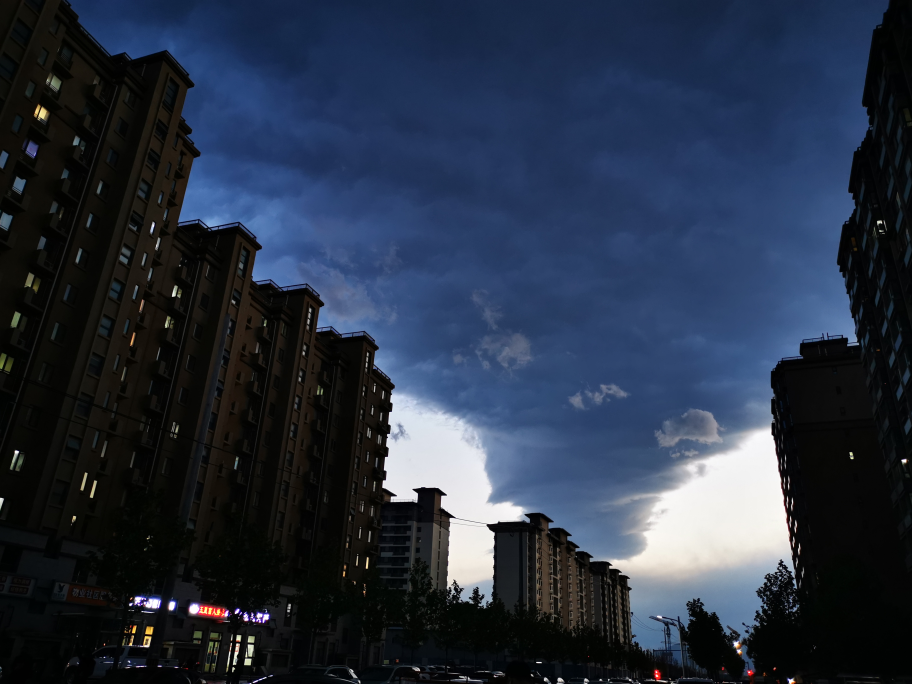
#> input picture datasets/lowlight/IMG_20200419_191100.jpg, 3648 x 2736 px (shown at 1/4 size)
$ python code1_invert_dehaze.py
#> lines starting #> are read from the running program, lines starting #| are printed output that depends on the picture
import os
import cv2
import numpy as np
import matplotlib.pyplot as plt

def invert_img(img):
    return 255 - img

def calc_dark_channel(img, patch_size):
    h, w = img.shape[:2]
    min_ch = np.min(img, axis=2)
    dark_channel = np.zeros((h, w))
    r = patch_size // 2
    for i in range(h):
        for j in range(w):
            top, bottom = max(0, i - r), min(i + r, h - 1)
            left, right = max(0, j - r), min(j + r, w - 1)
            dark_channel[i, j] = np.min(min_ch[top:bottom + 1, left:right + 1])
    return dark_channel

def calc_A(img, dark, topk=100):
    h, w = img.shape[:2]
    img_vec = img.reshape(h * w, 3)
    dark_vec = dark.reshape(h * w)
    idx = np.argsort(dark_vec)[::-1][:topk]
    candidate_vec = img_vec[idx, :]
    sum_vec = np.sum(candidate_vec, axis=1)
    atm_light = candidate_vec[np.argmax(sum_vec), :]
    return atm_light.astype(np.float32)

def calc_t(img, A, patch_size, omega):
    dark = calc_dark_channel(img / A, patch_size)
    t = 1 - omega * dark
    t[t < 0.5] = (t[t < 0.5] ** 2) * 2
    return t.astype(np.float32)

def calc_J(img, t, A):
    A = np.expand_dims(A, axis=[0, 1])
    t = np.expand_dims(t, axis=2)
    J = (img - A) / t + A
    J = np.clip(J, a_min=0, a_max=255).astype(np.uint8)
    return J

def lowlight_enhance(img, patch_size=3, omega=0.8):
    rev_img = invert_img(img)
    dark = calc_dark_channel(rev_img, patch_size)
    A = calc_A(rev_img, dark)
    t = calc_t(rev_img, A, patch_size, omega)
    J = calc_J(rev_img, t, A)
    enhanced = invert_img(J)
    return enhanced, rev_img, dark, t


if __name__ == "__main__":
    impath = "../datasets/lowlight/IMG_20200419_191100.jpg"
    lowlight = cv2.imread(impath)[:,:,::-1]
    h, w = lowlight.shape[:2]
#> h = 2736; w = 3648
    lowlight = cv2.resize(lowlight, (w//4, h//4))
#> lowlight: shape (684, 912, 3)
    enhanced, rev_img, dark, trans = lowlight_enhance(lowlight)
#> in invert_img, `return 255 - img`:
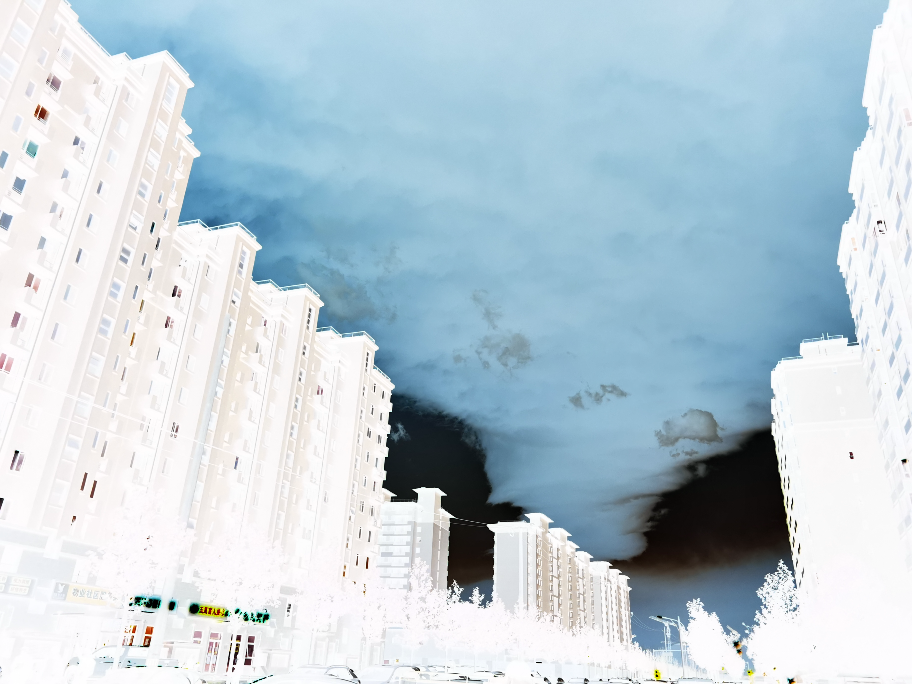
#> returned value: shape (684, 912, 3); mean of channels 0, 1, 2 215.4, 205.5, 188.1; drawn as B, G, R
#> after the loop in calc_dark_channel, `for i in range(h):`:
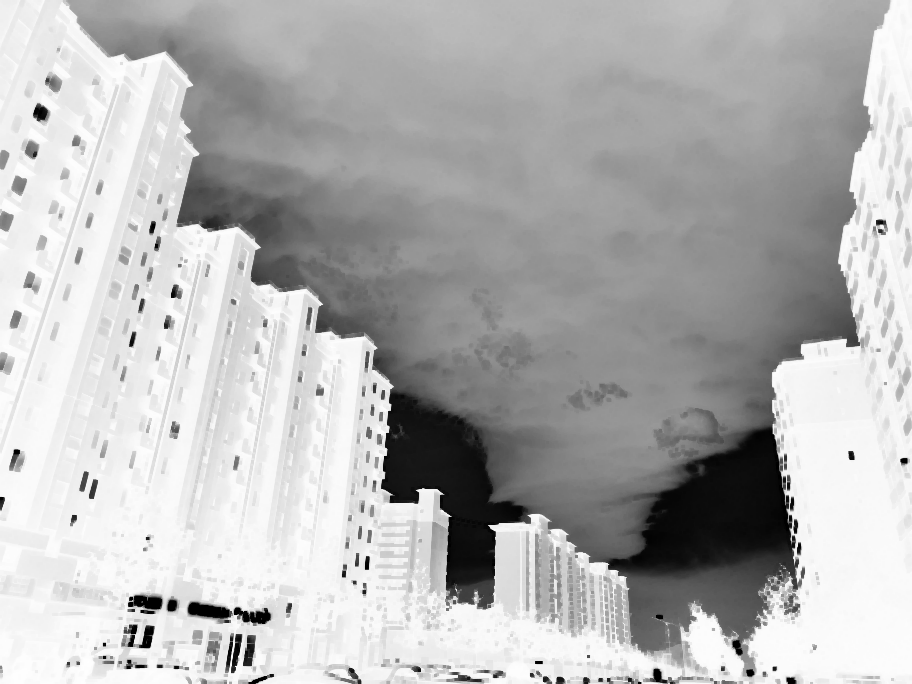
#> dark_channel: shape (684, 912) float64; min 0, max 255, mean 180
#> in calc_A, `idx = np.argsort(dark_vec)[::-1][:topk]`: idx = 100 values, max 622980 at index 28, min 55781 at index 36, mean 595934.7
#> in calc_A, `candidate_vec = img_vec[idx, :]`: candidate_vec = 100 rows, first 8: [255, 255, 255], [255, 255, 255], [255, 255, 255], [254, 254, 254], [254, 254, 254], [254, 254, 254], [254, 254, 254], [254, 254, 254]
#> in calc_A, `sum_vec = np.sum(candidate_vec, axis=1)`: sum_vec = 100 values, max 765 at index 0, min 762 at index 3, mean 762.5
#> in calc_A, `atm_light = candidate_vec[np.argmax(sum_vec), :]`: atm_light = [255, 255, 255]
#> in calc_t, `t[t < 0.5] = (t[t < 0.5] ** 2) * 2`:
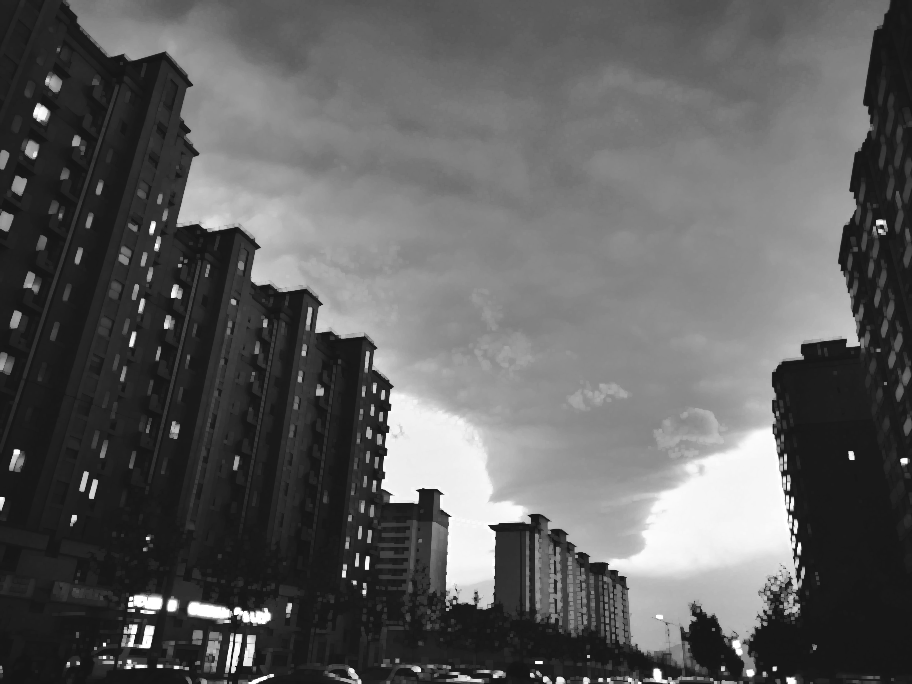
#> t: shape (684, 912) float64; min 0.08, max 1, mean 0.374
#> in calc_J, `A = np.expand_dims(A, axis=[0, 1])`: A = [[255, 255, 255]]
#> in calc_J, `J = (img - A) / t + A`:
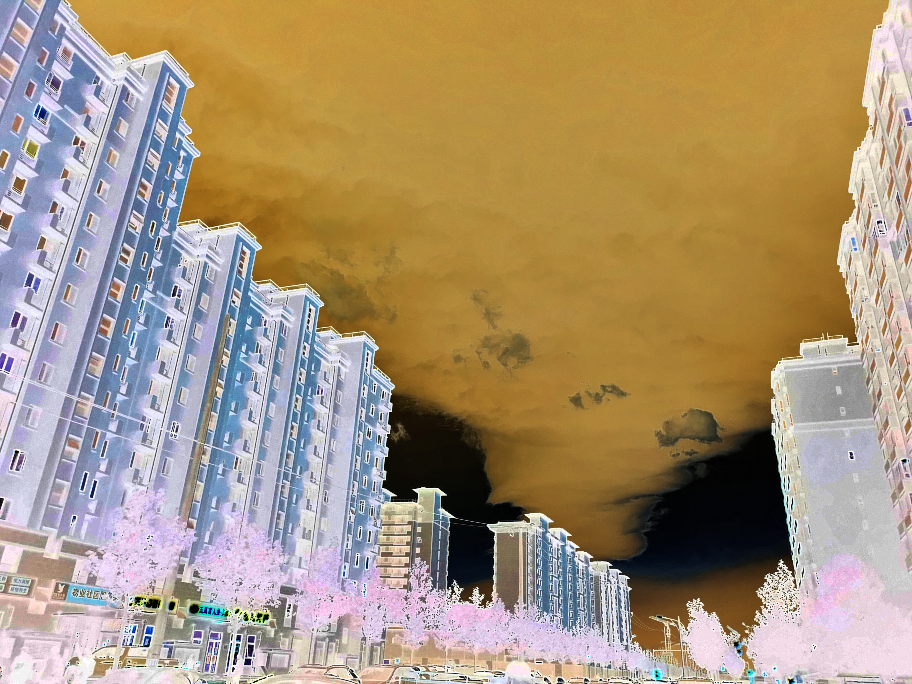
#> J: shape (684, 912, 3) float32; mean R, G, B 168.7, 148.3, 120
#> in invert_img (call 2), `return 255 - img`:
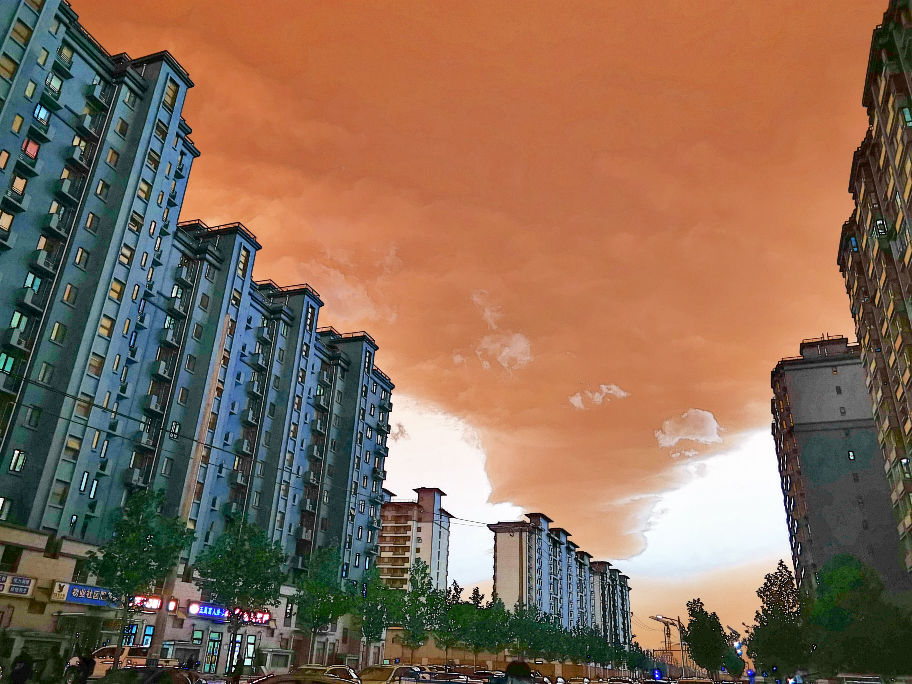
#> returned value: shape (684, 912, 3); mean of channels 0, 1, 2 86.7, 107.2, 135.5; drawn as B, G, R
    os.makedirs('results/invert_dehaze', exist_ok=True)
    cv2.imwrite(f'results/invert_dehaze/input.png', lowlight[:,:,::-1])
    cv2.imwrite(f'results/invert_dehaze/out.png', enhanced[:,:,::-1])
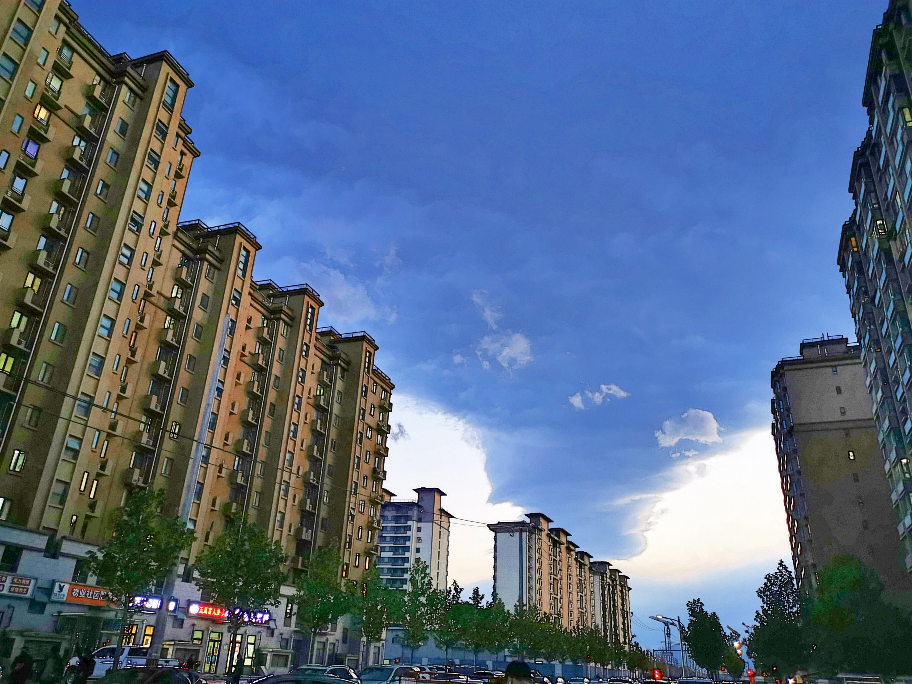
#> saved as out.png: shape (684, 912, 3); mean B, G, R 135.5, 107.2, 86.7
    cv2.imwrite(f'results/invert_dehaze/rev_in.png', rev_img[:,:,::-1])
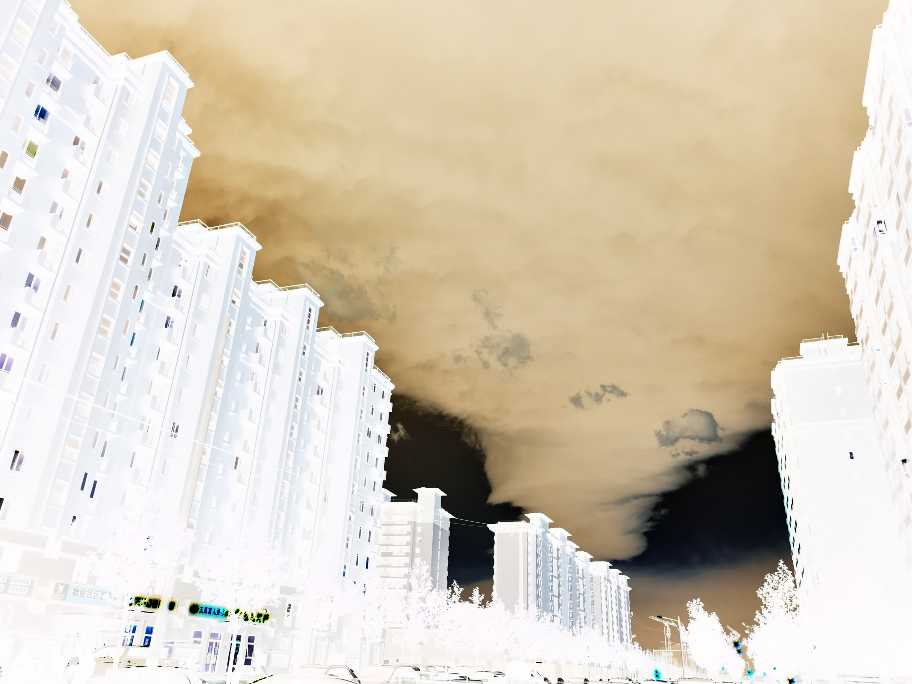
#> saved as rev_in.png: shape (684, 912, 3); mean B, G, R 188.1, 205.5, 215.4
    cv2.imwrite(f'results/invert_dehaze/dark_channel.png', dark)
    cv2.imwrite(f'results/invert_dehaze/trans.png',\
                np.clip(trans * 255, 0, 255).astype(np.uint8))
